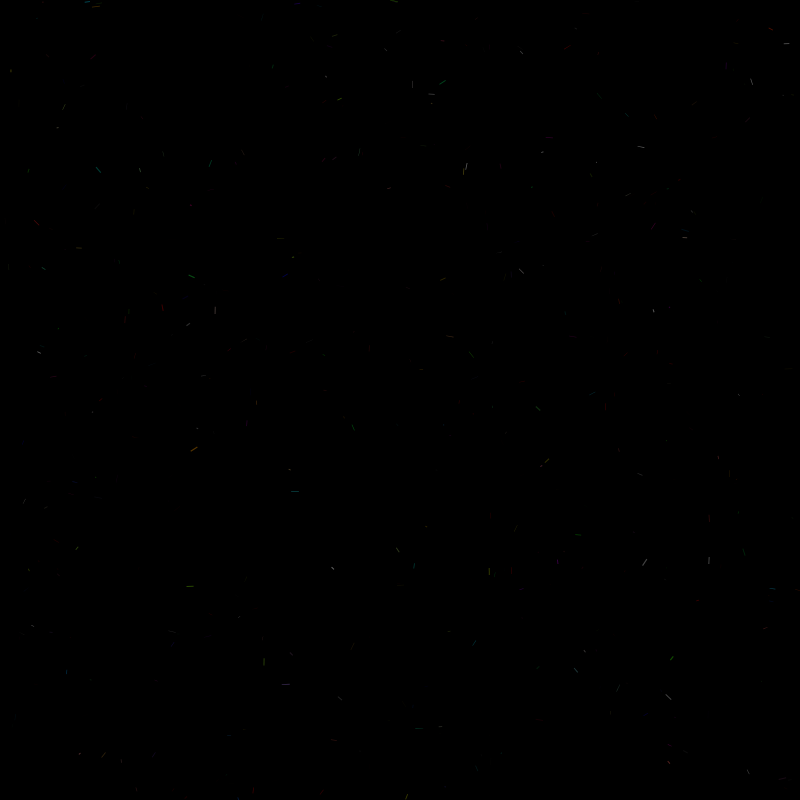
Frame 1 (no input)
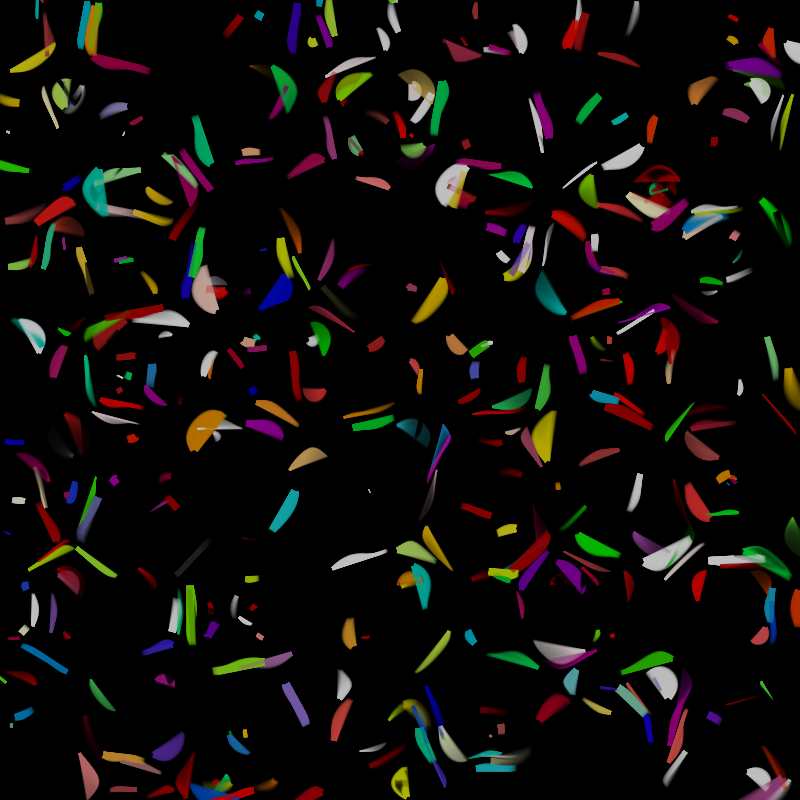
Frame 60 (no input)
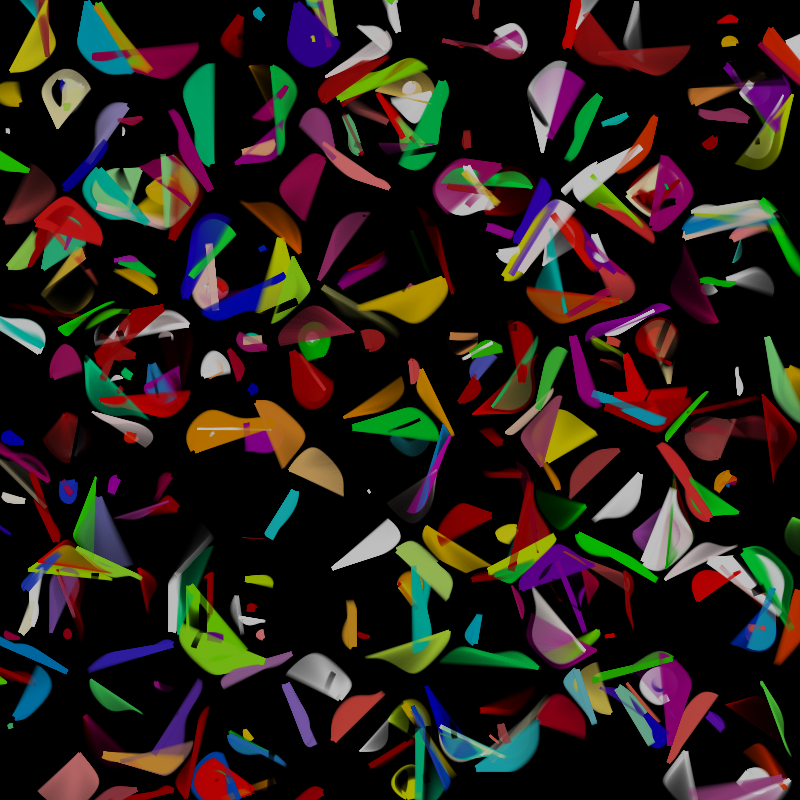
Frame 120 (the mouse pressed at the canvas centre since frame 60)

The p5.js sketch that drew these frames (run headless with seeded random() and noise() and a simulated clock; from frame 60 on, the mouse is pressed at the canvas centre):

// p5.js sketch
// ── sketch.js
//caleidoscopio

// color palette

var colors = ["#06AED5", "#B3001B", "#F0C808", "#000000", "#ffffff"];

// set weights for each color

var weights = [1, 2, 2, 1, 1, 0];

// number of drawing agents

var nAgents = 500;

let agent = [];

// set spinning direction (plus or minus)

var direction = -1;

var par = 0;

let border = 0;

function setup() {
  createCanvas(800, 800);
  colorMode(HSB, 360, 100, 100, 100);
  //rectMode(CENTER);
  strokeCap(SQUARE);

  background(0, 0, 0);

  for (let i = 0; i < nAgents; i++) {
    agent.push(new Agent());
  }
}

function draw() {
  if (frameCount > 1500) {
    noLoop();
  }

  for (let i = 0; i < agent.length; i++) {
    agent[i].update();
  }
}

// paintining agent

class Agent {
  constructor() {
    this.p = createVector(
      random(border, width - border),
      random(border, height - border)
    );

    this.pOld = createVector(this.p.x, this.p.y);

    this.step = 0.5;

    this.scale = 3;

    this.color = generateColor();

    if (random(0, 10) > 0.85) {
      this.direction = 1;
    } else {
      this.direction = -1;
    }

    //this.strokeWidth = random(1,2);
    this.strokeWidth = random(1, 8);
  }

  getPartner() {
    return this.partner;
  }

  getP() {
    return this.p;
  }

  getColor() {
    return this.color;
  }

  update() {
    if (random(0, 1) < 1.0e-4) {
      this.direction *= -1;
    }

    this.p.x +=
      this.direction *
      vector_field(this.p.x, this.p.y, this.scale).x *
      this.step;
    this.p.y +=
      this.direction *
      vector_field(this.p.x, this.p.y, this.scale).y *
      this.step;

    strokeWeight(this.strokeWidth);
    stroke(this.color);

    line(this.pOld.x, this.pOld.y, this.p.x, this.p.y);

    //this.pOld.set(this.p);
  }
}

// vector field function
// the painting agents follow the flow defined
// by this function

function vector_field(x, y, myScale) {
  x = map(x, 0, width, -myScale, myScale);
  y = map(y, 0, height, -myScale, myScale);

  let k1 = 12;
  let k2 = 5;

  //let u = sin(k1 * y) + cos(k2 * y) + map(noise(x,y),0,1,-1,1);
  //let v = sin(k2 * x) - cos(k1 * x) + map(noise(x,y),0,1,-1,1);

  let u = sin(k1 * y) + cos(k2 * y);
  let v = sin(k2 * x) - cos(k1 * x);

  return createVector(u, v);
}

function generateColor() {
  let temp = myRandom(colors, weights);

  myColor = color(
    hue(temp) + randomGaussian() * 50,
    saturation(temp) + randomGaussian() * 30,
    brightness(temp) * 0.75,
    random(0, 50)
  );

  return myColor;
}

// function to select

function myRandom(colors, weights) {
  let sum = 0;

  for (let i = 0; i < colors.length; i++) {
    sum += weights[i];
  }

  let rr = random(0, sum);

  for (let j = 0; j < weights.length; j++) {
    if (weights[j] >= rr) {
      return colors[j];
    }
    rr -= weights[j];
  }
}

// ── Cycles.html
<!DOCTYPE html>

<html lang="en">
  <head>
    <title>Cycles</title>
    <script src="https://cdn.jsdelivr.net/npm/p5@1.0.0/lib/p5.js"></script>
    <script src="sketch.js"></script>
  </head>

  <body></body>
</html>
